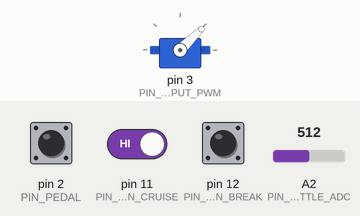
This program was run on a simulated Arduino Pro Mini, built with avr-gcc and run on an emulated ATmega328P. Parts: servo. Inputs (shaded band) come from the test bench; at power-on: pin 12 (PIN_BUTTON_BREAK) HIGH, pin 11 (PIN_BUTTON_CRUISE) HIGH, A2 (PIN_THROTTLE_ADC) = 512, pin 2 (PIN_PEDAL) HIGH. What the program prints to the serial monitor is not drawn.

Above: at 1.2 s.
1.3 s: pin 12 (PIN_BUTTON_BREAK) pulled LOW for 0.15 s
At 1.37 s:
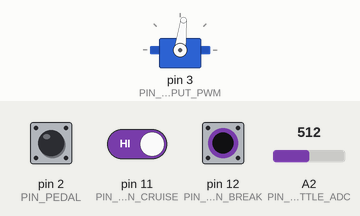
4.5 s: pin 12 (PIN_BUTTON_BREAK) pulled LOW for 3.2 s
At 8.2 s:
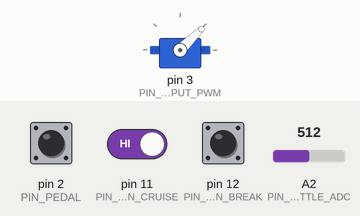
9.2 s: pin 11 (PIN_BUTTON_CRUISE) driven LOW and pin 12 (PIN_BUTTON_BREAK) driven LOW
At 10.4 s:
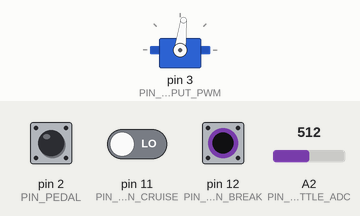
10.7 s: A2 (PIN_THROTTLE_ADC) set to 716
At 11.7 s:
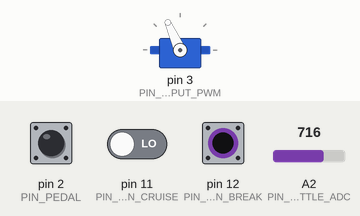
12.2 s: A2 (PIN_THROTTLE_ADC) set to 895
At 12.8 s:
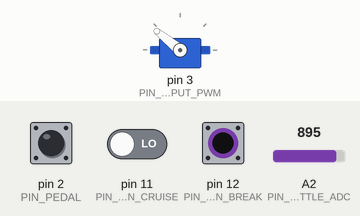
Timing chart, 0 to 14.7 s (numbered marks = the images above; inputs shaded):
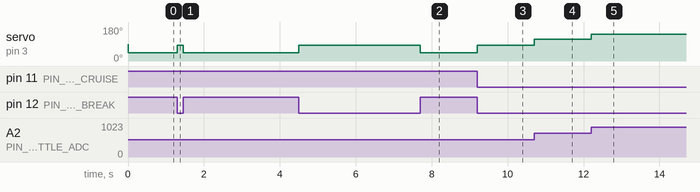

The program:

main.cpp
```cpp
#include "common.h"
#include "server.h"

// SoftwareSerial g_soft_serial(PIN_SOFTWARE_SERIAL_RX, PIN_SOFTWARE_SERIAL_TX);
// Server server(&g_soft_serial, 9600);
Server server(&Serial);

void pedalInterrupt() {
    server.pedalInterrupt();
}

void setup() {
    Serial.begin(115200);
    pinMode(PIN_PEDAL, INPUT_PULLUP);
    attachInterrupt(digitalPinToInterrupt(PIN_PEDAL), pedalInterrupt, RISING);
    server.start();
}

void loop() {
    // Serial.println("Loop");
    server.loop();
    // g_soft_serial.print("HelloWorld");
    // if (g_soft_serial.available())
    // {
    //     Serial.print("text=");
    //     Serial.println(g_soft_serial.readString());
    //     // screen_print(buffer.c_str());
    // }
    // else
    // {
    //     Serial.println("unavailable");
    // }
}
```

common.h
```cpp
#ifndef PSN_COMMON_H
#define PSN_COMMON_H

#if ARDUINO < 100
#include <WProgram.h>
#else
#include <Arduino.h>
#endif

#include <SoftwareSerial.h>
#include "config.h"
#include "util.h"

extern SoftwareSerial g_soft_serial;

#endif
```

msg.pb.c
```cpp
/* Automatically generated nanopb constant definitions */
/* Generated by nanopb-0.3.9 at Wed Feb  7 23:11:10 2018. */

#include "msg.pb.h"

/* @@protoc_insertion_point(includes) */
#if PB_PROTO_HEADER_VERSION != 30
#error Regenerate this file with the current version of nanopb generator.
#endif


const pb_field_t MsgConnectReq_fields[1] = {
    PB_LAST_FIELD
};

const pb_field_t MsgConnectRsp_fields[1] = {
    PB_LAST_FIELD
};

const pb_field_t MsgPrintReq_fields[2] = {
    PB_FIELD(  1, STRING  , REQUIRED, STATIC  , FIRST, MsgPrintReq, text, text, 0),
    PB_LAST_FIELD
};

const pb_field_t MsgPrintRsp_fields[1] = {
    PB_LAST_FIELD
};


/* @@protoc_insertion_point(eof) */
```

msg.pb.h
```cpp
/* Automatically generated nanopb header */
/* Generated by nanopb-0.3.9 at Wed Feb  7 23:11:10 2018. */

#ifndef PB_MSG_PB_H_INCLUDED
#define PB_MSG_PB_H_INCLUDED
#include <pb.h>

/* @@protoc_insertion_point(includes) */
#if PB_PROTO_HEADER_VERSION != 30
#error Regenerate this file with the current version of nanopb generator.
#endif

#ifdef __cplusplus
extern "C" {
#endif

/* Struct definitions */
typedef struct _MsgConnectReq {
    char dummy_field;
/* @@protoc_insertion_point(struct:MsgConnectReq) */
} MsgConnectReq;

typedef struct _MsgConnectRsp {
    char dummy_field;
/* @@protoc_insertion_point(struct:MsgConnectRsp) */
} MsgConnectRsp;

typedef struct _MsgPrintRsp {
    char dummy_field;
/* @@protoc_insertion_point(struct:MsgPrintRsp) */
} MsgPrintRsp;

typedef struct _MsgPrintReq {
    char text[20];
/* @@protoc_insertion_point(struct:MsgPrintReq) */
} MsgPrintReq;

/* Default values for struct fields */

/* Initializer values for message structs */
#define MsgConnectReq_init_default               {0}
#define MsgConnectRsp_init_default               {0}
#define MsgPrintReq_init_default                 {""}
#define MsgPrintRsp_init_default                 {0}
#define MsgConnectReq_init_zero                  {0}
#define MsgConnectRsp_init_zero                  {0}
#define MsgPrintReq_init_zero                    {""}
#define MsgPrintRsp_init_zero                    {0}

/* Field tags (for use in manual encoding/decoding) */
#define MsgPrintReq_text_tag                     1

/* Struct field encoding specification for nanopb */
extern const pb_field_t MsgConnectReq_fields[1];
extern const pb_field_t MsgConnectRsp_fields[1];
extern const pb_field_t MsgPrintReq_fields[2];
extern const pb_field_t MsgPrintRsp_fields[1];

/* Maximum encoded size of messages (where known) */
#define MsgConnectReq_size                       0
#define MsgConnectRsp_size                       0
#define MsgPrintReq_size                         22
#define MsgPrintRsp_size                         0

/* Message IDs (where set with "msgid" option) */
#ifdef PB_MSGID

#define MSG_MESSAGES \


#endif

#ifdef __cplusplus
} /* extern "C" */
#endif
/* @@protoc_insertion_point(eof) */

#endif
```

screen_128_64.cpp
```cpp
#include <Adafruit_SSD1306.h>
#include "MemoryFree.h"
#include "common.h"
#include "screen_128_64.h"

#define BOX_TYPE_11 0
#define BOX_TYPE_12 1
#define BOX_TYPE_21 2   // √
#define BOX_TYPE_22 3   // √
#define BOX_TYPE_LEN 4

#define FONT_HEIGHT 7
#define FONT_WIDTH 5
#define FONT_INTERVAL 1

#define LINE_SPACING 4

const uint8_t BOX_SIZE_HEIGHT[BOX_TYPE_LEN] = {0, 0, 26, 53};
const uint8_t BOX_SIZE_WIDTH[BOX_TYPE_LEN] = {0,0, 63, 64};

uint16_t g_color = WHITE;
uint16_t g_color_bk = BLACK;

Adafruit_SSD1306 *screen_ssd1306 = new Adafruit_SSD1306(PIN_SSD1306_RESET);
Adafruit_GFX *screen = screen_ssd1306;

class Box {
  public:
    int8_t m_type;
    int16_t m_x = 0;
    int16_t m_y = 0;

    Box(){}

    // 初始化, 设置文本框位置和类型
    void init(int8_t type, int16_t x, int16_t y)
    {
        m_type = type;
        m_x = x;
        m_y = y;
    }

    // 设置文本框名称
    void set_name(const char name[])
    {
        screen->setTextSize(1);
        int16_t name_pixil_len = strlen(name) * (FONT_WIDTH + FONT_INTERVAL);
        int16_t x_name = m_x + (get_width() - name_pixil_len) / 2;
        int16_t y_name = m_y + get_spacing_height();
        Serial.print(F("m_y="));
        Serial.print(m_y);
        Serial.print(F(";y_name="));
        Serial.println(y_name);
        screen->setCursor(x_name, y_name);
        screen->print(name);
    }

    // 设置文本框数值
    void set_value(const char value[])
    {
        int8_t font_size = 0;
        if (m_type == BOX_TYPE_22)
            font_size = 2;
        else
            font_size = 1;

        screen->setTextSize(font_size);
        int16_t y_name = m_y + get_spacing_height();
        int16_t value_pixil_len = strlen(value) * font_size * (FONT_WIDTH + FONT_INTERVAL);
        int16_t x_value = m_x + (get_width() - value_pixil_len) / 2;
        int16_t y_value = y_name + FONT_HEIGHT + LINE_SPACING;
        screen->setCursor(x_value, y_value);
        screen->print(value);
        screen->setTextSize(1);
    }

    // 获取文字空白高度
    uint8_t get_spacing_height()
    {
        uint8_t sh = 0;
        switch (m_type)
        {
        case BOX_TYPE_21:
            sh = (get_height() - FONT_HEIGHT - LINE_SPACING - FONT_HEIGHT) / 2;
            break;
        case BOX_TYPE_22:
            sh = (get_height() - FONT_HEIGHT - LINE_SPACING - FONT_HEIGHT * 2) / 2;
            break;
        }
        return sh;
    }

    // 获取数值字体的高度
    uint8_t get_value_font_height()
    {
        uint8_t vh = 0;
        switch (m_type)
        {
        case BOX_TYPE_21:
            vh = FONT_HEIGHT;
            break;
        case BOX_TYPE_22:
            vh = FONT_HEIGHT * 2;
            break;
        }
        return vh;
    }

    // 获取数值字体的宽度
    uint8_t get_value_font_width()
    {
        uint8_t vh = 0;
        switch (m_type)
        {
        case BOX_TYPE_21:
            vh = FONT_WIDTH;
            break;
        case BOX_TYPE_22:
            vh = FONT_WIDTH * 2;
            break;
        }
        return vh;
    }

    // 获取容器高度
    uint8_t get_height()
    {
        return BOX_SIZE_HEIGHT[m_type];
    }

    // 获取容器宽度
    uint8_t get_width()
    {
        return BOX_SIZE_WIDTH[m_type];
    }

};
Box box[3];

// 设置屏幕颜色
void screen_set_color(uint16_t color) {
    if (color == WHITE) {
        g_color = WHITE;
        g_color_bk = BLACK;
    } else {
        g_color = BLACK;
        g_color_bk = WHITE;
    }
    screen->setTextColor(g_color, g_color_bk);
}

// 时间
void screen_set_time(const char time[])
{
    int16_t x_time = 80;
    screen->fillRect(80,0,(FONT_WIDTH+FONT_INTERVAL)*5,9,g_color_bk);
    screen->setCursor(x_time, 0);
    screen->print(time);
}

// 状态栏
// 128 * (9 + 1)
void screen_status_bar() {
    // Owner
    int16_t x_owner = 1;
    screen->setCursor(x_owner, 0);
    screen->print(F("SilvBike"));

    // 时间
    int16_t x_time = 80;
    screen->setCursor(x_time, 0);
    screen->print(F("14:00"));

    // 电量图标
    int16_t x_battery = x_time + 5 * 6 + 1;
    int16_t battery_len = 12;
    int16_t battery_height = 7;
    int16_t battery_head_len = 2;
    int16_t battery_head_height = 5;
    screen->drawRect(x_battery, 0, battery_len, battery_height, g_color);
    screen->drawRect(x_battery+battery_len, 1, battery_head_len, battery_head_height, g_color);
    screen->drawLine(x_battery+battery_len-1, 1, x_battery+battery_len, 1+battery_head_height, g_color_bk);
    screen->drawLine(x_battery+battery_len, 2, x_battery+battery_len, 1+battery_head_height-2, g_color_bk);
    screen->fillRect(x_battery, 0, 10, 7, g_color);
}

// 211布局
void screen_layout_211() {
    screen_set_color(WHITE);
    screen_clear();

    screen->drawLine(0, 9, 127, 9, g_color);
    screen->drawLine(63, 10, 63, 63, g_color);
    screen->drawLine(63, 37, 127, 37, g_color);

    screen_status_bar();

    box[0].init(BOX_TYPE_22, 0, 11);
    box[1].init(BOX_TYPE_21, 64, 11);
    box[2].init(BOX_TYPE_21, 64, 39);

    box[0].set_name("Receive");
    box[0].set_value("");

    box[1].set_name("Distance");
    box[1].set_value("7.2");

    box[2].set_name("Mem");
}

// 初始化屏幕
void screen_init() {
    digitalWrite(PIN_SSD1306_GND, LOW);
    pinMode(PIN_SSD1306_GND, OUTPUT);

    digitalWrite(PIN_SSD1306_VCC, HIGH);
    pinMode(PIN_SSD1306_VCC, OUTPUT);

    // by default, we'll generate the high voltage from the 3.3v line internally! (neat!)
    screen_ssd1306->begin(SSD1306_SWITCHCAPVCC, 0x3C);  // initialize with the I2C addr 0x3D (for the 128x64)
    screen_ssd1306->clearDisplay();

    screen_layout_211();
    screen_display();
}

void screen_display() {
    screen_ssd1306->display();
}

// 清屏
void screen_clear() {
    screen->fillRect(0,0,128,64,g_color_bk);
}

char buffer[10]; // the code uses 70 characters.
void screen_loop() {
    screen_set_time(buffer);

    box[2].set_value((String(freeMemory()) + " bytes").c_str());

    screen_display();
}

void screen_print(const char text[])
{
    box[0].set_value(text);
}
```

screen_128_64.h
```cpp
#ifndef PSN_SCREEN_128_64_H
#define PSN_SCREEN_128_64_H

#include "common.h"

void screen_init();
void screen_loop();

void screen_clear();
void screen_display();
void screen_set_time(const char time[]);
void screen_print(const char text[]);
#endif
```

server.cpp
```cpp
#include "common.h"
#include "server.h"

long readVcc();

Server::Server(Stream *serial)
{
    m_serial = serial;
    m_last_print_time = -PRINT_INTERVAL;
    m_last_time = 0;
    m_last_measure_vcc_time = 0;
    m_vcc = 5000;

    m_last_throttle = 0;
    m_throttle = 0;
    m_last_output_throttle = 0;
    m_output_throttle = 0;

    m_break_status = true;

    m_last_cruise_button_status = false;
    m_last_cruise_button_cruise_status = false;
    m_cruise_force_stop_flag = false;
    m_cruise_status = false;
    m_cruise_throttle = 0;
    m_cruise_low_throttle = 1023;
    m_cruise_high_throttle = 0;
    m_cruise_last_trigger_time = 0;

    m_pedal_throttle = 0;
    m_pedal_trigger_time1 = 0;
    m_pedal_trigger_time2 = 0;
    m_pedal_trigger_time3 = 0;

    m_throttle_servo = new Servo;
}


void Server::start()
{
    // analogReference(INTERNAL);
    pinMode(PIN_THROTTLE_ADC, INPUT);
    pinMode(PIN_BATTERY_VOLTAGE_ADC, INPUT);
    pinMode(PIN_THRTTLE_OUTPUT_PWM, OUTPUT);
    pinMode(PIN_BUTTON_BREAK, INPUT_PULLUP);
    pinMode(PIN_BUTTON_CRUISE, INPUT_PULLUP);

    m_throttle_servo->attach(PIN_THRTTLE_OUTPUT_PWM);

    m_vcc = readVcc();
}

void Server::loop() {
    uint64_t time = millis();

    // print to serial
    if (SERIAL_PRINT && time - m_last_print_time >= PRINT_INTERVAL) {
        m_last_print_time = time;
        this->print();
    }

    // measure vcc
    if (time - m_last_measure_vcc_time >= VCC_MEASURE_INTERVAL) {
        m_last_measure_vcc_time = time;
        m_vcc = readVcc();
    }

    this->loopThrottle();

    #ifdef ENABLE_BREAK_SENSOR
    this->loopBreak();
    #endif

    #ifdef ENABLE_PEDAL_SENSOR
    this->loopPedal();
    #endif

    #ifdef ENABLE_CRUISE
    this->loopCruise();
    #endif

    this->loopOutputThrottle();

    m_last_time = micros();
    m_last_time_mill = time;
}

// print info to serial
void Server::print() {
    this->printLoopTime();
    m_serial->print(F(" Input Throttle: "));
    // m_serial->print(map(m_last_throttle, 0, 1023, 0, 5000) / 1000.0);
     m_serial->print(this->adcRead(PIN_THROTTLE_ADC));
    m_serial->print(F(" Throttle: "));
    // m_serial->print(map(m_last_throttle, 0, 1023, 0, 5000) / 1000.0);
     m_serial->print(m_throttle);

    m_serial->print(F(" PedalThrottleInterval: "));
    m_serial->print(uint32_t(m_pedal_trigger_time1 - m_pedal_trigger_time2));
    m_serial->print(F(" PedalThrottle: "));
    m_serial->print(m_pedal_throttle);

    m_serial->print(F(" BTEAK: "));
    m_serial->print(m_break_status);

    // m_serial->print(F(" Vcc: "));
    // m_serial->print(m_vcc / 1000.0);

    // m_serial->print(F(" Battery Voltage: "));
    // m_serial->print(this->map(this->adcRead(PIN_BATTERY_VOLTAGE_ADC), 0, 1023, 0, 5000) / 1000.0);

    m_serial->print(F(" OutputThrottle: "));
    m_serial->print(m_output_throttle);

    m_serial->print(F(" Cruise: "));
    m_serial->print(m_cruise_status);
    m_serial->print(F(" "));
    m_serial->print(m_cruise_throttle);
    m_serial->print(F(" "));
    m_serial->print(m_cruise_low_throttle);
    m_serial->print(F(" "));
    m_serial->print(m_cruise_high_throttle);

    m_serial->print(F("\n"));
}

void Server::printLoopTime() {
    m_serial->print(F(" Loop Time: "));
    m_serial->print(uint32_t(micros() - m_last_time) / 1000.0);
    m_serial->print(F("ms"));
}

//================================== break ===================================
void Server::loopBreak() {
    m_break_status = digitalRead(PIN_BUTTON_BREAK) == 1;
    if (m_break_status)
        m_cruise_force_stop_flag = true;
}

//================================== pedal ===================================
void Server::loopPedal() {
    uint64_t time = millis();
    // pedal sensor
    uint64_t interval1 = time - m_pedal_trigger_time1;
    uint64_t interval2 = m_pedal_trigger_time1 - m_pedal_trigger_time2;
    uint64_t interval3 = m_pedal_trigger_time2 - m_pedal_trigger_time3;

    uint64_t interval_avg = 0.5 * interval1 + 0.3 * interval2 + 0.2 * interval3;

    float throttle = 0.0;

    throttle = this->map(interval1>interval_avg?interval1:interval_avg, 30, 250, 1023, 0) / 1024.0;
    throttle = throttle * throttle;
    throttle = throttle * 1024;
    m_pedal_throttle = PEDAL_SCALE * throttle;
    // m_pedal_throttle = this->map(interval2, 40, 2000, 255, 0);
}

void Server::pedalInterrupt() {
    uint64_t time = millis();
    if (time - m_pedal_trigger_time1 <= 20)
        return;

    m_serial->println(F("interrupt"));
    m_pedal_trigger_time3 = m_pedal_trigger_time2;
    m_pedal_trigger_time2 = m_pedal_trigger_time1;
    m_pedal_trigger_time1 = time;
}

//================================== curise ===================================
void Server::loopCruise() {
    bool cruise_button_press;

    if (CRUISE_IS_HOLD_BUTTON) {
        cruise_button_press = digitalRead(PIN_BUTTON_CRUISE) == LOW;
    } else {
        bool button_press = digitalRead(PIN_BUTTON_CRUISE) == LOW;
        bool button_new_press = button_press && !m_last_cruise_button_status;
        m_last_cruise_button_status = button_press;

        if (button_new_press && m_last_time_mill - m_cruise_last_trigger_time > 500) {
            m_last_cruise_button_cruise_status = !m_last_cruise_button_cruise_status;
            m_cruise_last_trigger_time = m_last_time_mill;
        }
        cruise_button_press = m_last_cruise_button_cruise_status;
    }

    // 如果处于'强制取消巡航状态', 并且巡航按钮被抬起来了, 则取消'强制取消巡航状态'
    if (m_cruise_force_stop_flag && !cruise_button_press)
        m_cruise_force_stop_flag = false;

    bool cruise_status = !m_cruise_force_stop_flag && cruise_button_press;

    // 如果刚刚进入巡航状态
    if (cruise_status && !m_cruise_status) {
        m_serial->println("New Cruise");
        m_cruise_throttle = m_throttle;
        m_cruise_low_throttle = m_throttle;
        m_cruise_high_throttle = m_throttle;
    }

    // 记录最低速度和最高速度
    m_cruise_low_throttle = min(m_throttle, m_cruise_low_throttle);
    m_cruise_high_throttle = max(m_throttle, m_cruise_high_throttle);

    // 如果最低速度小于巡航速度, 并且当前速度大于最低速度, 或者当前速度大于巡航速度, 则取消巡航状态.
    if (cruise_status && (
            (
                (int(m_cruise_low_throttle) < int(m_cruise_throttle) - CRUISE_MAX_JITTER) &&
                (int(m_cruise_low_throttle) < int(m_throttle) - CRUISE_MAX_JITTER)
            ) ||
            (m_throttle > m_cruise_throttle + CRUISE_MAX_JITTER)
        )
    ) {
        m_cruise_force_stop_flag = true;
        m_last_cruise_button_cruise_status = false;
    }

    m_cruise_status = cruise_status;
}

//================================== throttle ===================================
void Server::loopThrottle() {
    m_last_throttle = m_throttle;
    m_throttle = this->map(this->adcRead(PIN_THROTTLE_ADC), THROTTLE_MIN, THROTTLE_MAX, 0, 1023);
}

//================================== output throttle ===================================
void Server::loopOutputThrottle() {
    uint16_t throttle = 0;

    // if breaking, shutdown the motor.
    if (m_break_status)
        throttle = 0;
    else if (m_cruise_status)
        throttle = m_cruise_throttle;
    else
        throttle = max(m_throttle, m_pedal_throttle);

    m_last_output_throttle = m_output_throttle;
    m_output_throttle = this->mapInputToOutPut(throttle);
    m_throttle_servo->writeMicroseconds(m_output_throttle);
}

//================================== tools ===================================

uint16_t Server::adcRead(int Pin) {
    return analogRead(Pin) * (m_vcc / 5000.0);
}

long Server::map(long x, long in_min, long in_max, long out_min, long out_max) {
    x = max(x, in_min);
    x = min(x, in_max);
    return (x - in_min) * float(out_max - out_min) / (in_max - in_min) + out_min;
}

uint16_t Server::mapInputToOutPut(uint16_t value) {
    // return Server::map(Server::map(value, 0, 1023, 1100, 1900), 0, 2040, 0, 255);
    // return Server::map(value, 0, 1023, 0, 180);
    return Server::map(value, 0, 1023, 1000, 2000);
    // return Server::map(value, 0, 1023, 1100, 1900);
    // return value * (255.0/1023);
}
```

util.h
```cpp
#ifndef PSN_UTIL_H
#define PSN_UTIL_H

void i2c_scanner();
long readVcc();

#endif
```

Source omitted: server.h (1360 bytes), util.cpp (2285 bytes), config.h (2082 bytes)

Measured:
- after the input at 1.3 s, servo on pin 3 (PIN_THRTTLE_OUTPUT_PWM): 44° → 83° at once, → 44° 0.15 s later
- after the input at 4.5 s, servo on pin 3 (PIN_THRTTLE_OUTPUT_PWM): 44° → 83° at once, → 44° 3.2 s later
- after the input at 9.2 s, servo on pin 3 (PIN_THRTTLE_OUTPUT_PWM): 44° → 83° at once
- after the input at 10.7 s, servo on pin 3 (PIN_THRTTLE_OUTPUT_PWM): 83° → 114° at once
- after the input at 12.2 s, servo on pin 3 (PIN_THRTTLE_OUTPUT_PWM): 114° → 141° at once
